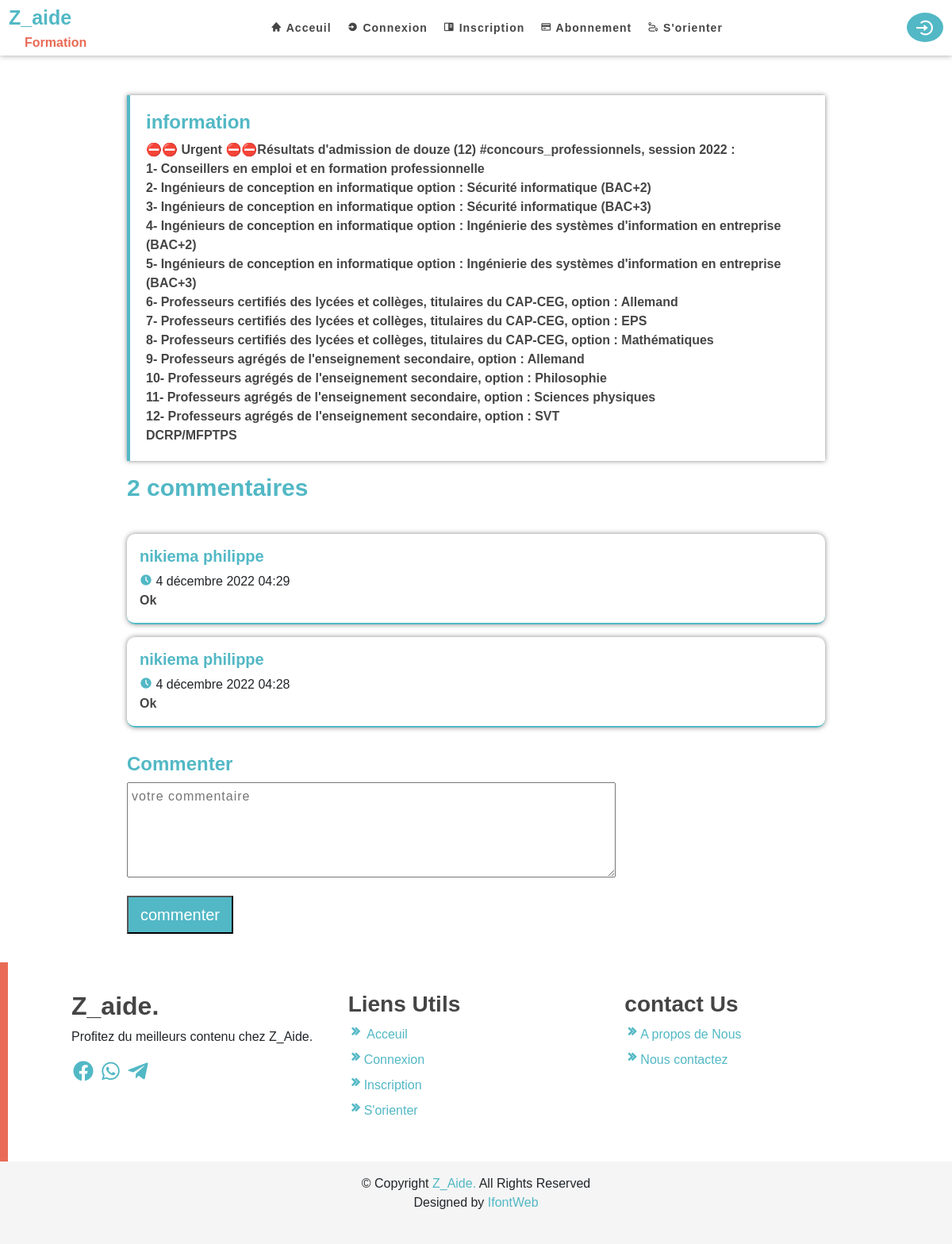
Screenshot of /info/4/commentaire with the database file from the repository.
### comment/models.py (models this page shows, shortened)
class Informations(models.Model):
    nomInfo=models.CharField(max_length=200)
    body=RichTextUploadingField(blank=True,null=True)
    date=models.DateTimeField(auto_now_add=True)
    pdf=models.FileField(upload_to='PDFINFO')
    link=models.CharField(max_length=500,blank=True,null=True)
    class Meta:
        ordering=['-date']

class Commentaire(models.Model):
    nomCom=models.CharField(max_length=500,blank=True)
    body=models.TextField()
    user=models.ForeignKey(User,on_delete=models.CASCADE)
    info=models.ForeignKey(Informations,on_delete=models.CASCADE,related_name='info')
    date=models.DateTimeField(auto_now_add=True)
    class Meta:
        ordering=['-date']

### connex/models.py (models this page shows, shortened)
class User(AbstractUser):
    username = models.CharField(_('Username'), max_length=100, default='',blank=True,null=True)
    email = models.EmailField(_('email address'), unique=True)
    first_name = models.CharField(max_length=200, null=True)
    last_name = models.CharField(max_length=200, null=True)
    ceckbox_info=models.BooleanField(default=False)
    USERNAME_FIELD = 'email'
    REQUIRED_FIELDS = ['first_name', 'last_name', 'username']
    objects = UserManager()

### comment/views.py (the view, shortened to what this page needs)
# urls.py: path('<int:int_inf>/commentaire',views.commentaire,name='comment'),
def commentaire(request,int_inf):
    info=Informations.objects.get(pk=int_inf)
    listcom=info.info.all()
    form = Comform()
    context={
        'info':info,
        'listcom':listcom,
        'form':form,
    }
    return render(request,'commentaire.html',context)

### comment/forms.py
class Comform(forms.ModelForm):
    body=forms.CharField(label="",widget=forms.Textarea(attrs={'placeholder':'votre commentaire','rows':4,'cols':100}))
    class Meta:
        model=Commentaire
        fields=('body',)

### comment/templates/commentaire.html (shortened to what this page needs)
{% extends 'base.html'  %}
{%  block content  %}
{% include 'nav.html' %}
<section class="comment mt-5">
    <div class="section-header mt-3">
    </div>
    <div class="question">
        <div class="section-question" style="color: rgb(70, 69, 69);font-weight: bold;">
            <h4> information </h4>
            <p >
              {{ info.body|safe }}
            </p>
        </div>
    </div>
    <div class="section-coment">
        <div class="info-comment">
            <h3>{{listcom.count}} commentaires</h3>
        </div>
        <div class="info-member-comment">
          {% for list in listcom  %}
            <div class="info-member-comment-name">
                <div class="info">
                    <h5> {{list.user.last_name}} {{list.user.first_name}}
                    </h5>
                    <time datetime="2020-01-01"><i class="bx bxs-time-five"></i> {{list.date}}  </time>
                    <p style="color: rgb(70, 69, 69);font-weight: bold;">{{ list.body }}</p>
                </div>
            </div>
          {% endfor%}
        </div>
        <div class="comment-form">
            <h4>Commenter</h4>
            <form method="POST" action="">
                <div>
                  {{form.as_p}}
                </div>
                <div>
                    <button type="submit">commenter</button>
                </div>
            </form>
        </div>
    </div>
  </section>
{% include 'footer.html' %}
{% endblock  %}

### rows the page displays
Informations: body "⛔⛔ Urgent ⛔⛔Résultats d'admission de douze (12) #concours_professionnels, session 2022 : 1- Conseillers en emploi et en formation professionnelle 2- Ingénieurs de conception en informatique option : Sécurité informatique (BAC+2) 3- Ingénieurs de conception en informatique option : Sécurité informatique (BAC+3) 4- Ingénieurs de conception en informatique option : Ingénierie des systèmes d'information en entreprise (BAC+2) 5- Ingénieurs de conception en informatique option : Ingénierie des systèmes d'information en entreprise (BAC+3) 6- Professeurs certifiés des lycées et collèges, titulaires du CAP-CEG, option : Allemand 7- Professeurs certifiés des lycées et collèges, titulaires du CAP-CEG,…", count "2"
Commentaire: user.last_name "nikiema", user.first_name "philippe", date "4 décembre 2022 04:29", body "Ok"
Commentaire: user.last_name "nikiema", user.first_name "philippe", date "4 décembre 2022 04:28", body "Ok"
